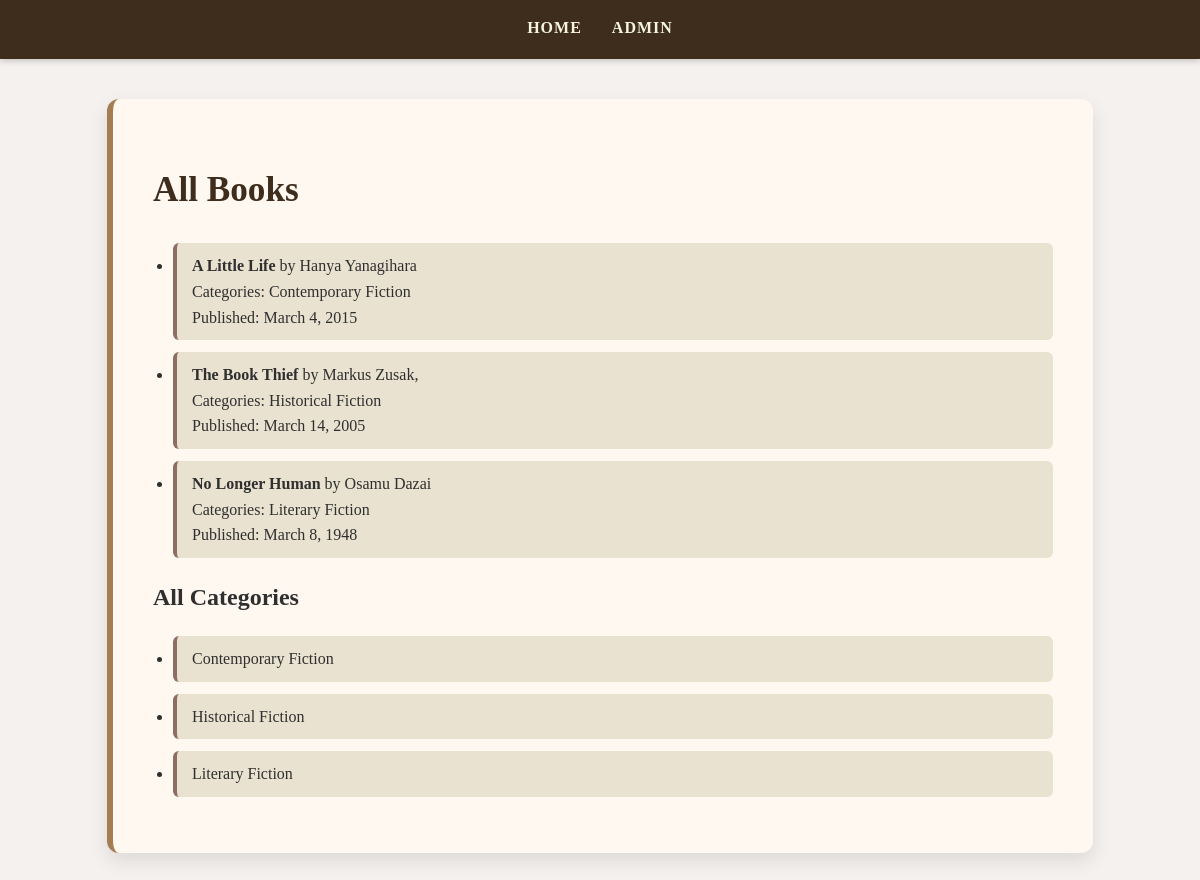
The page / on the database its author committed.
### library/models.py (models this page shows, shortened)
class Book(models.Model):
    title = models.CharField(max_length=200)
    author = models.ForeignKey(Author, on_delete=models.CASCADE)
    categories = models.ManyToManyField(Category)
    published = models.DateField()

class Author(models.Model):
    name = models.CharField(max_length=100)

class Category(models.Model):
    name = models.CharField(max_length=100)

### library/views.py (the view)
# urls.py: path('', views.library_home, name='library_home'),
def library_home(request):
    books = Book.objects.all()
    categories = Category.objects.all()
    return render(request, 'library/home.html', {'books': books, 'categories': categories})

### library/templates/library/home.html (shortened to what this page needs)
{% load static %}
<!DOCTYPE html>
<html>
<head>
    <link rel="stylesheet" href="{% static 'library/style.css' %}">
</head>
<body>
<nav>
  <a href="/">Home</a>
  <a href="/admin/">Admin</a>
</nav>
<div class="container">
    <h1>All Books</h1>
    <ul>
        {% for book in books %}
            <li>
                <strong>{{ book.title }}</strong> by {{ book.author.name }}<br>
                Categories:
                {% for cat in book.categories.all %}
                    {{ cat.name }}{% if not forloop.last %}, {% endif %}
                {% endfor %}
                <br>
                Published: {{ book.published }}
            </li>
        {% empty %}
            <li>No books available.</li>
        {% endfor %}
    </ul>
    <h2>All Categories</h2>
    <ul>
        {% for category in categories %}
            <li>{{ category.name }}</li>
        {% empty %}
            <li>No categories available.</li>
        {% endfor %}
    </ul>
</div>
</body>
</html>

### library/static/library/style.css (style rules this page uses)
body { font-family: 'Georgia', 'Times New Roman', serif; background: #f4f1ee; color: #2f2f2f; margin: 0; padding: 0; line-height: 1.6; animation: fadeIn 1s ease-in-out; }
nav { background: #3e2c1c; display: flex; justify-content: center; padding: 15px; box-shadow: 0 2px 6px rgba(0,0,0,0.2); }
nav a { color: #f5f5dc; margin: 0 15px; font-weight: 600; text-transform: uppercase; letter-spacing: 1px; text-decoration: none; position: relative; }
nav a::after { content: ''; display: block; height: 3px; width: 0; background: #a67c52; transition: width 0.3s; margin: auto; }
.container { max-width: 900px; margin: 40px auto; background: #fff8f0; padding: 40px; border-left: 6px solid #a67c52; border-radius: 12px; box-shadow: 0 8px 20px rgba(0,0,0,0.1); animation: fadeIn 1.2s ease-in-out; }
h1 { font-size: 2.2rem; color: #3e2c1c; margin-bottom: 25px; font-weight: 700; animation: fadeIn 1.5s ease-in-out; }
ul { padding-left: 20px; }
ul li { margin: 12px 0; padding: 10px 15px; background: #e9e2d0; border-left: 4px solid #8d6e63; border-radius: 6px; transition: transform 0.2s; animation: fadeIn 1s ease-in-out; }

### rows shown on the page
Book: title "A Little Life", author.name "Hanya Yanagihara", published "March 4, 2015"
Category: name "Contemporary Fiction"
Book: title "The Book Thief", author.name "Markus Zusak,", published "March 14, 2005"
Category: name "Historical Fiction"
Book: title "No Longer Human", author.name "Osamu Dazai", published "March 8, 1948"
Category: name "Literary Fiction"
